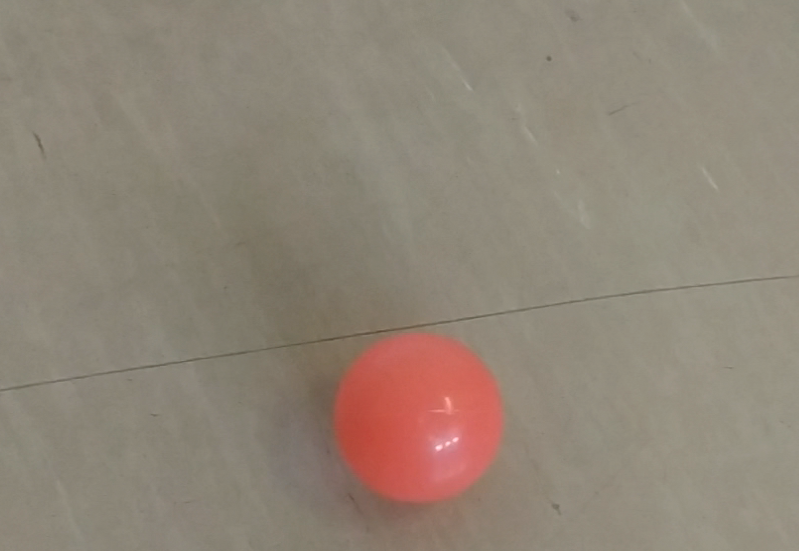
#> input picture data/ball.png, 799 x 551 px
$ python main.py
#> lines starting #> are read from the running program, lines starting #| are printed output that depends on the picture; after the words box and inside, x2 and y2 are one past the last pixel; in counts of white or black regions, pixels touching at a corner belong together
import cv2
import numpy as np

def main():
    image = loadImage()
    show(image)
    videoMark('data/movingball.mp4','out/result1.avi')

def loadImage():
    return cv2.imread("data/ball.png")
#> returned value is the input picture: shape (551, 799, 3); mean B, G, R 118.8, 132.8, 144.2

def hsvify(image):
    return cv2.cvtColor(image, cv2.COLOR_BGR2HSV)
#> returned value: shape (551, 799, 3); mean H, S, V 20.4, 43.1, 144.2


def mask(image):
    # Określenie zakresu kolorów maski
    lower_color = np.array([0, 50, 50])
    upper_color = np.array([5, 255, 255])
    #Maska
    maska = cv2.inRange(hsvify(image), lower_color, upper_color)
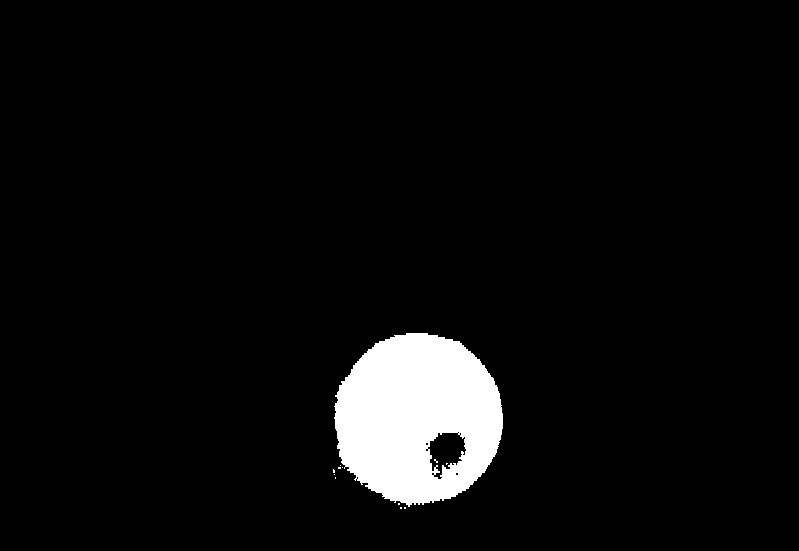
#> maska: shape (551, 799); 4.9% white; 12 white regions (11 under 20 px), largest, box (x1, y1, x2, y2) and area: (334, 333, 503, 507) 21631

    return maska


def maskClear(image):
    kernel = np.ones((4, 4), np.uint8)
    maska = mask(image)
    maska_bez = cv2.morphologyEx(maska, cv2.MORPH_OPEN, kernel)
#> maska_bez: shape (551, 799); 4.9% white; 2 white regions (1 under 20 px), largest, box (x1, y1, x2, y2) and area: (336, 334, 504, 506) 21467
    maska_zam = cv2.morphologyEx(maska_bez, cv2.MORPH_CLOSE, kernel)
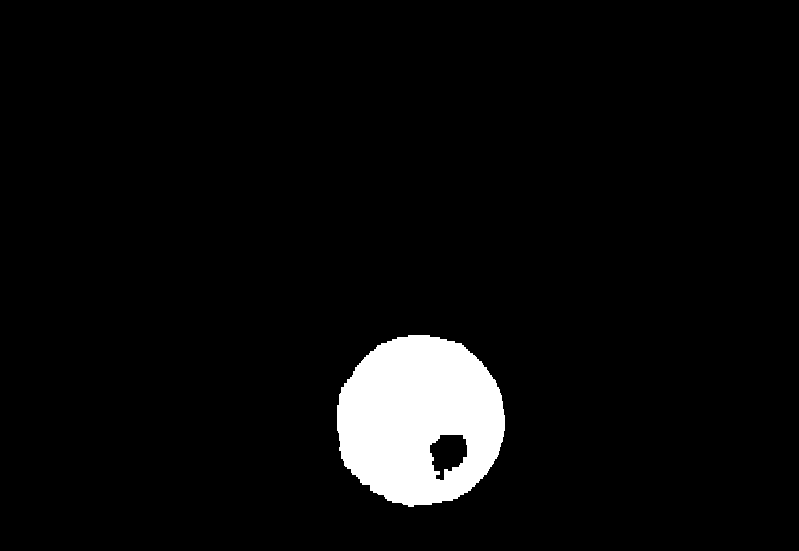
#> maska_zam: shape (551, 799); 4.9% white; 1 white region, box (x1, y1, x2, y2) and area: (337, 335, 505, 507) 21524
    maskaNowa = cv2.medianBlur(maska_zam, ksize=5)
#> maskaNowa: shape (551, 799); 4.9% white; 1 white region, box (x1, y1, x2, y2) and area: (337, 335, 505, 507) 21535
    return maskaNowa

def mark(image):
    #tworzy maskę
    maska = maskClear(image)
    #wylicza współrzędne środka
    M = cv2.moments(maska,1)
#> M = moments, m00 21535, centre m10/m00, m01/m00 = (418.5, 418.6)
    cx = int(M['m10'] / M['m00'])
#> cx = 418
    cy = int(M['m01'] / M['m00'])
#> cy = 418
    #dodaje obrazek
    image_marker = image
    #rysuje marker
    cv2.drawMarker(image_marker, (int(cx), int(cy)), color=( 0, 255, 0), markerType=cv2.MARKER_CROSS, thickness=2)
#> image_marker: shape (551, 799, 3); 0.03% of pixels changed, all inside (x1, y1, x2, y2) = (407, 407, 430, 430)

    return image_marker


def show(image):
    cv2.imshow('Obrazek',image)
    cv2.waitKey(0)
    cv2.destroyAllWindows()
    cv2.imshow('Obrazek HSV',hsvify(image))
    cv2.waitKey(0)
    cv2.destroyAllWindows()
    cv2.imshow('Obrazek Maska',mask(image))
    cv2.waitKey(0)
    cv2.destroyAllWindows()
    cv2.imshow('Obrazek Maska Czysta',maskClear(image))
    cv2.waitKey(0)
    cv2.destroyAllWindows()
    cv2.imshow('Obrazek z Markerem',mark(image))
    cv2.waitKey(0)
    cv2.destroyAllWindows()


###
###
###

def videoMark(vid, res):
#> called with vid = 'data/movingball.mp4', res = 'out/result1.avi'
    video = cv2.VideoCapture()
    video.open(vid)
    total_frames = int(video.get(cv2.CAP_PROP_FRAME_COUNT))

    frame_width = int(video.get(3))
    frame_height = int(video.get(4))
    size = (frame_width, frame_height)
    result = cv2.VideoWriter(
        res, cv2.VideoWriter_fourcc(*'MJPG'), 20, size)

    counter = 1

    while True:
        success, frame_rgb = video.read()
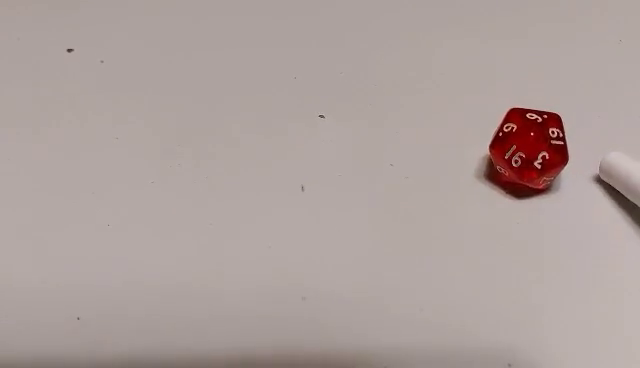
#> input picture frame 31 of data/kostka.mp4, 640 x 368 px, given in place of the camera
#> frame_rgb is the input picture: shape (368, 640, 3); mean B, G, R 156.6, 160.1, 173.2
        if not success:
            break
        print('klatka {} z {}'.format(counter, total_frames))


        frame_rgb=mark(frame_rgb)
#> in hsvify (call 5), `return cv2.cvtColor(image, cv2.COLOR_BGR2HSV)`: returned value: shape (368, 640, 3); mean H, S, V 7.4, 26.7, 173.2
#> in mask (call 4), `maska = cv2.inRange(hsvify(image), lower_color, upper_color)`:
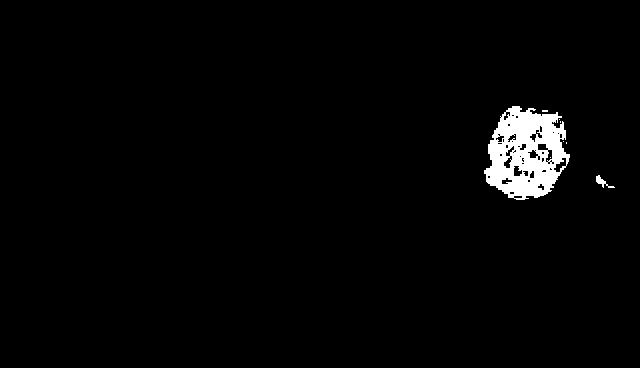
#> maska: shape (368, 640); 2.2% white; 8 white regions (6 under 20 px), largest, box (x1, y1, x2, y2) and area: (484, 106, 570, 200) 5058, (596, 175, 615, 188) 82
#> in maskClear (call 3), `maska_bez = cv2.morphologyEx(maska, cv2.MORPH_OPEN, kernel)`:
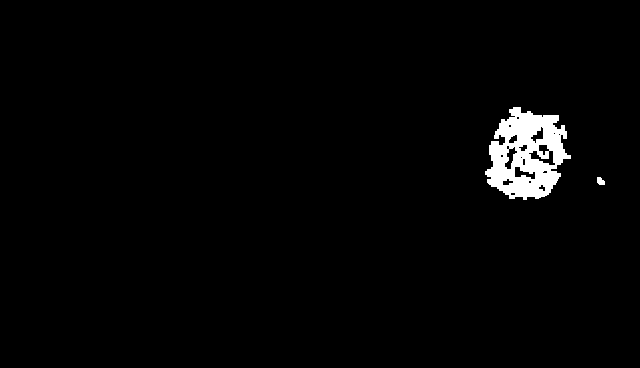
#> maska_bez: shape (368, 640); 2% white; 2 white regions, box (x1, y1, x2, y2) and area: (485, 107, 571, 200) 4757, (597, 177, 605, 185) 50
#> in maskClear (call 3), `maska_zam = cv2.morphologyEx(maska_bez, cv2.MORPH_CLOSE, kernel)`: maska_zam: shape (368, 640); 2.1% white; 2 white regions, box (x1, y1, x2, y2) and area: (486, 108, 572, 201) 4999, (598, 178, 606, 186) 50
#> in maskClear (call 3), `maskaNowa = cv2.medianBlur(maska_zam, ksize=5)`:
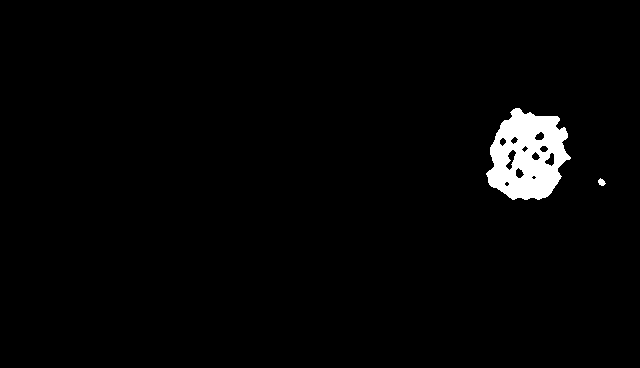
#> maskaNowa: shape (368, 640); 2.2% white; 2 white regions, box (x1, y1, x2, y2) and area: (486, 108, 571, 200) 5114, (598, 178, 606, 186) 41
#> in mark (call 2), `M = cv2.moments(maska,1)`: M = moments, m00 5155, centre m10/m00, m01/m00 = (527.9, 155.8)
#> in mark (call 2), `cx = int(M['m10'] / M['m00'])`: cx = 527
#> in mark (call 2), `cy = int(M['m01'] / M['m00'])`: cy = 155
#> in mark (call 2), `cv2.drawMarker(image_marker, (int(cx), int(cy)), color=( 0, 255, 0), m..`:
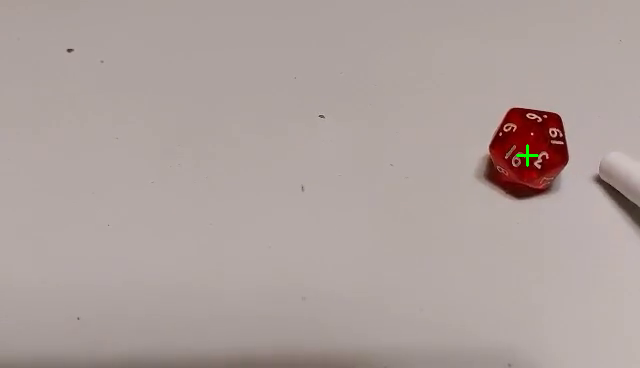
#> image_marker: shape (368, 640, 3); 0.05% of pixels changed, all inside (x1, y1, x2, y2) = (516, 144, 539, 167)
        result.write(frame_rgb)
        counter = counter + 1

    video.release()
    result.release()


if __name__ == '__main__':
    main()
